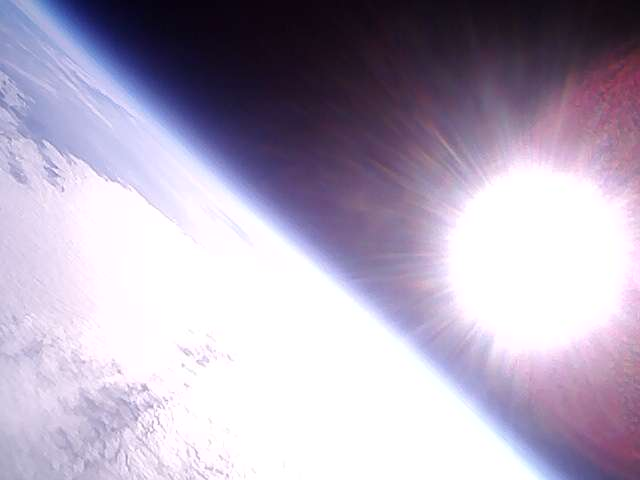
#> input picture testing_photos/uCAM_image_23-22-27_2018-11-30.jpg, 640 x 480 px
$ jupyter execute image_histogram.ipynb
#> lines starting #> are read from the running program, lines starting #| are printed output that depends on the picture
[cell 1]
import cv2
import numpy as np
import matplotlib.pyplot as plt

[cell 2]
orig_img = cv2.imread('testing_photos/uCAM_image_23-22-27_2018-11-30.jpg', cv2.IMREAD_UNCHANGED)
#> orig_img is the input picture: shape (480, 640, 3); mean B, G, R 188.3, 168, 177.6
orig_img = cv2.resize(orig_img, (160, 120))
#> orig_img: shape (120, 160, 3)
plt.imshow(orig_img)
plt.show()

[cell 3]
gray = cv2.cvtColor(orig_img, cv2.COLOR_RGB2GRAY)
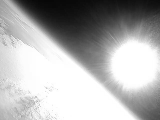
#> gray: shape (120, 160); min 7, max 255, mean 175.3
# img = cv2.cvtColor(img, cv2.COLOR_BGR2RGB)
plt.imshow(gray)
plt.show()
gray

[cell 4]
plt.hist(gray.ravel(), 8, [0, 256])
plt.show()
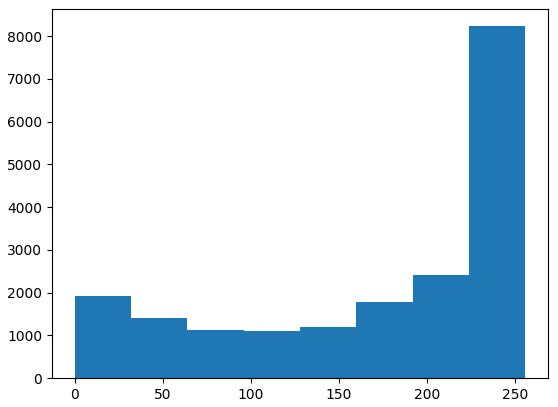
#> figure drawn by matplotlib, 1 panel; tallest bar 8232 high, from x = 224 to 256

[cell 5]
gray.shape
#> Out = (120, 160)

[cell 6]
pixels = [0]*8
print(pixels)

for y in range(gray.shape[0]):
    for x in range(gray.shape[1]):
        for i in range(8):
            if (i * 32) <= gray[y][x] <= (i * 32)+31:
                pixels[i] += 1
print(pixels)
#| [1927, 1414, 1118, 1114, 1193, 1791, 2411, 8232]

# plt.hist()
plt.plot(range(8), pixels)
plt.show()
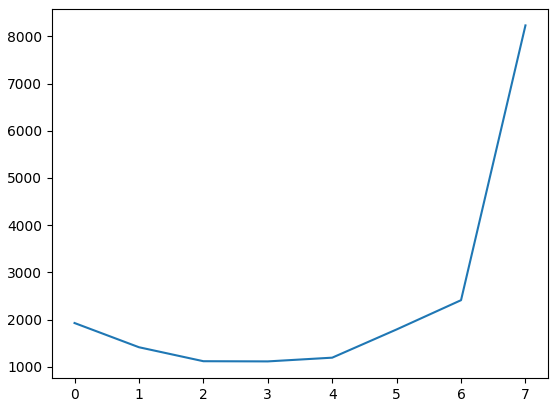
#> figure drawn by matplotlib, 1 panel

[cell 7]
nbins=8
pixels = [0]*nbins
print(pixels)

for pixel in gray.flatten():
    for i in range(nbins):
        if (i * (256 / nbins)) <= pixel <= (i * (256 / nbins))+((256 / nbins) - 1):
            pixels[i] += 1
#> this loop made 19200 passes
#> pixel on passes 1 to 3: 158, 155, 158
print(pixels)
#| [1927, 1414, 1118, 1114, 1193, 1791, 2411, 8232]


# plt.hist(pixels)
plt.plot(range(nbins), pixels)
plt.show()

$ run again, with testing_photos/uCAM_image_23-13-23_2018-11-30.jpg copied over testing_photos/uCAM_image_23-22-27_2018-11-30.jpg
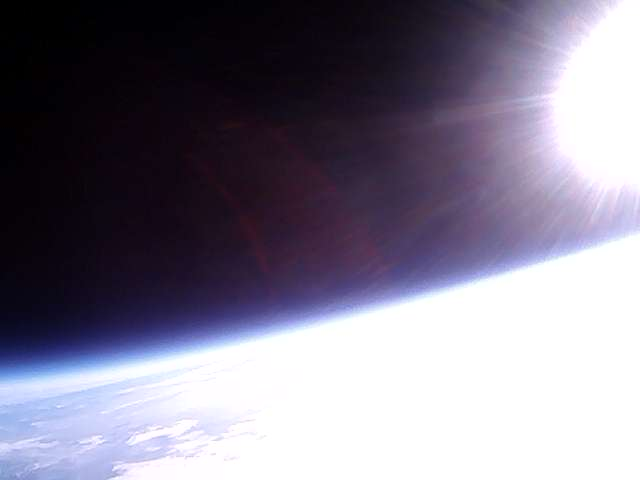
#> input picture testing_photos/uCAM_image_23-13-23_2018-11-30.jpg, 640 x 480 px
#> orig_img is the input picture: shape (480, 640, 3); mean B, G, R 139.1, 122.8, 127.7
#> orig_img: shape (120, 160, 3)
#> `gray = cv2.cvtColor(orig_img, cv2.COLOR_RGB2GRAY)`:
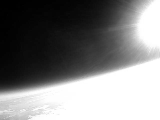
#> gray: shape (120, 160); min 0, max 255, mean 128.3
#| [6390, 1876, 1121, 717, 628, 590, 1013, 6865]
#> `plt.show()`:
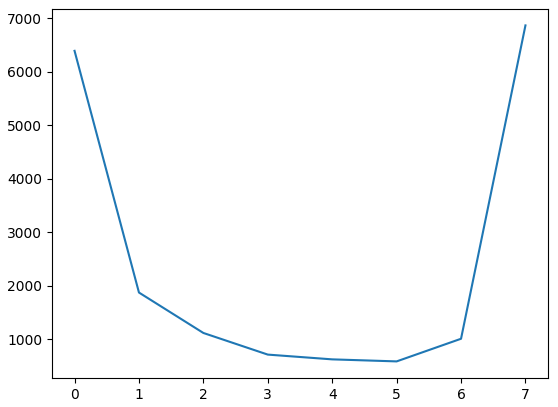
#> figure drawn by matplotlib, 1 panel
#> the loop `for pixel in gray.flatten():` made 19200 passes
#> pixel on passes 2 to 4: 0, 0, 0
#| [6390, 1876, 1121, 717, 628, 590, 1013, 6865]

$ run again, with testing_photos/uCAM_image_23-13-28_2018-11-30.jpg copied over testing_photos/uCAM_image_23-22-27_2018-11-30.jpg
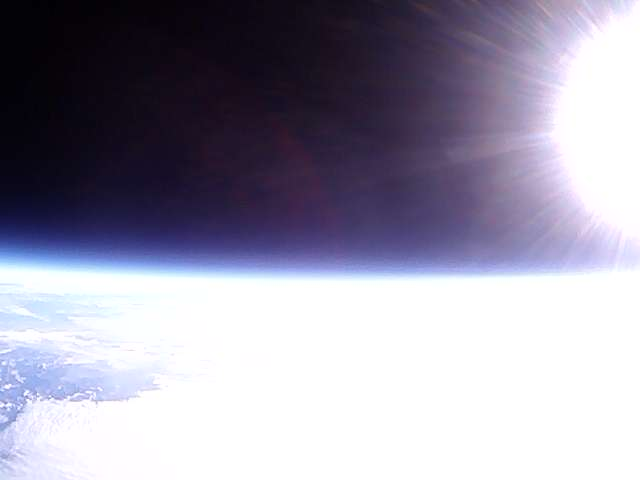
#> input picture testing_photos/uCAM_image_23-13-28_2018-11-30.jpg, 640 x 480 px
#> orig_img is the input picture: shape (480, 640, 3); mean B, G, R 168.6, 151.9, 155
#> orig_img: shape (120, 160, 3)
#> `gray = cv2.cvtColor(orig_img, cv2.COLOR_RGB2GRAY)`:
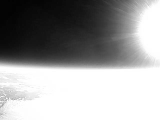
#> gray: shape (120, 160); min 2, max 255, mean 157.3
#| [3989, 2000, 1177, 789, 639, 635, 788, 9183]
#> `plt.show()`:
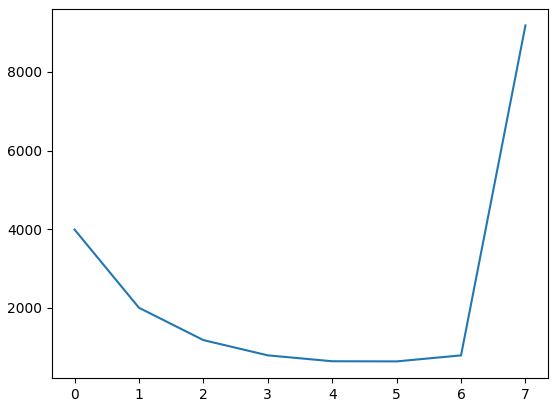
#> figure drawn by matplotlib, 1 panel
#> the loop `for pixel in gray.flatten():` made 19200 passes
#> pixel on passes 1 to 3: 4, 4, 4
#| [3989, 2000, 1177, 789, 639, 635, 788, 9183]

$ run again, with testing_photos/uCAM_image_23-13-33_2018-11-30.jpg copied over testing_photos/uCAM_image_23-22-27_2018-11-30.jpg
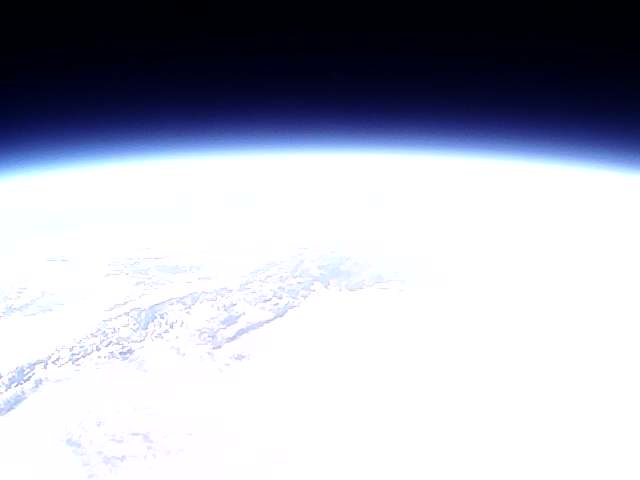
#> input picture testing_photos/uCAM_image_23-13-33_2018-11-30.jpg, 640 x 480 px
#> orig_img is the input picture: shape (480, 640, 3); mean B, G, R 190.4, 178.7, 176.1
#> orig_img: shape (120, 160, 3)
#> `gray = cv2.cvtColor(orig_img, cv2.COLOR_RGB2GRAY)`:
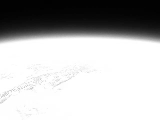
#> gray: shape (120, 160); min 1, max 255, mean 182
#| [4515, 596, 367, 217, 205, 187, 254, 12859]
#> `plt.show()`:
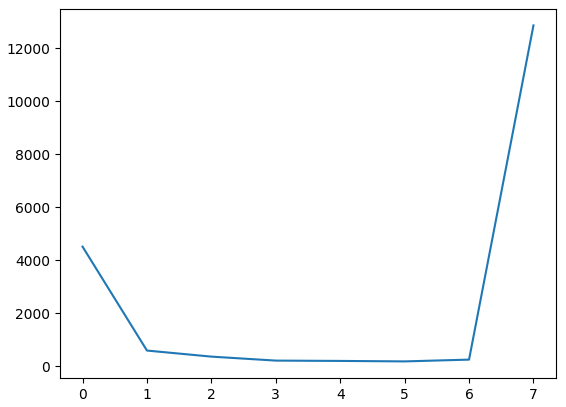
#> figure drawn by matplotlib, 1 panel
#> the loop `for pixel in gray.flatten():` made 19200 passes
#> pixel on passes 1, 4, 5: 2, 2, 2
#| [4515, 596, 367, 217, 205, 187, 254, 12859]
